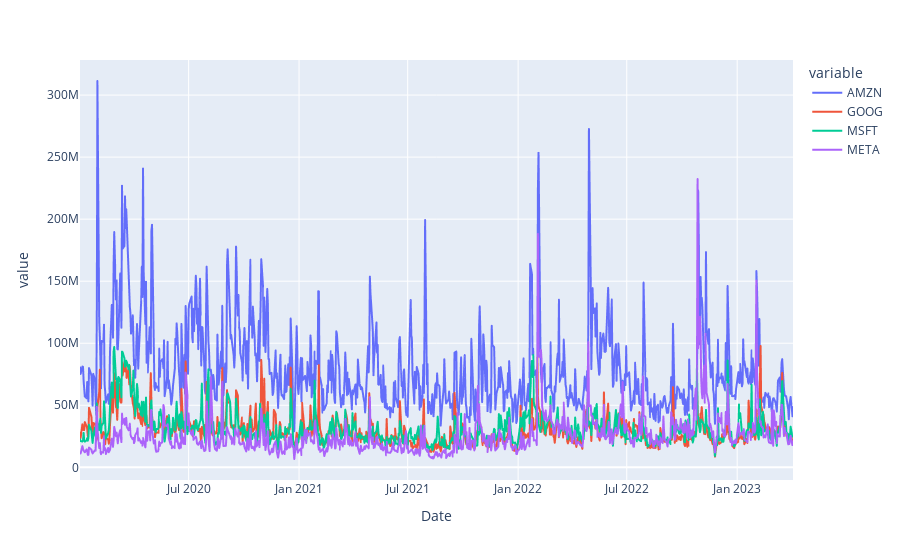

Notebook code for this chart:
### Code cell
stock_reader.draw_volume()

### Figure 1 — Plotly figure (JSON) as saved in the notebook; plotly's stock layout.template omitted (floating-point values rounded to 4 significant figures; data arrays with more than 128 entries replaced by an {"elided": "..."} marker saying what was removed)
{"data": [{"hovertemplate": "variable=AMZN<br>Date=%{x}<br>value=%{y}<extra></extra>", "legendgroup": "AMZN", "line": {"color": "#636efa", "dash": "solid"}, "marker": {"symbol": "circle"}, "mode": "lines", "name": "AMZN", "showlegend": true, "type": "scattergl", "x": {"elided": "820 str values"}, "xaxis": "x", "y": {"elided": "820 int values"}, "yaxis": "y"}, {"hovertemplate": "variable=GOOG<br>Date=%{x}<br>value=%{y}<extra></extra>", "legendgroup": "GOOG", "line": {"color": "#EF553B", "dash": "solid"}, "marker": {"symbol": "circle"}, "mode": "lines", "name": "GOOG", "showlegend": true, "type": "scattergl", "x": {"elided": "820 str values"}, "xaxis": "x", "y": {"elided": "820 int values"}, "yaxis": "y"}, {"hovertemplate": "variable=MSFT<br>Date=%{x}<br>value=%{y}<extra></extra>", "legendgroup": "MSFT", "line": {"color": "#00cc96", "dash": "solid"}, "marker": {"symbol": "circle"}, "mode": "lines", "name": "MSFT", "showlegend": true, "type": "scattergl", "x": {"elided": "820 str values"}, "xaxis": "x", "y": {"elided": "820 int values"}, "yaxis": "y"}, {"hovertemplate": "variable=META<br>Date=%{x}<br>value=%{y}<extra></extra>", "legendgroup": "META", "line": {"color": "#ab63fa", "dash": "solid"}, "marker": {"symbol": "circle"}, "mode": "lines", "name": "META", "showlegend": true, "type": "scattergl", "x": {"elided": "820 str values"}, "xaxis": "x", "y": {"elided": "820 int values"}, "yaxis": "y"}], "layout": {"legend": {"title": {"text": "variable"}, "tracegroupgap": 0}, "margin": {"t": 60}, "xaxis": {"anchor": "y", "domain": [0, 1], "title": {"text": "Date"}}, "yaxis": {"anchor": "x", "domain": [0, 1], "title": {"text": "value"}}}}
